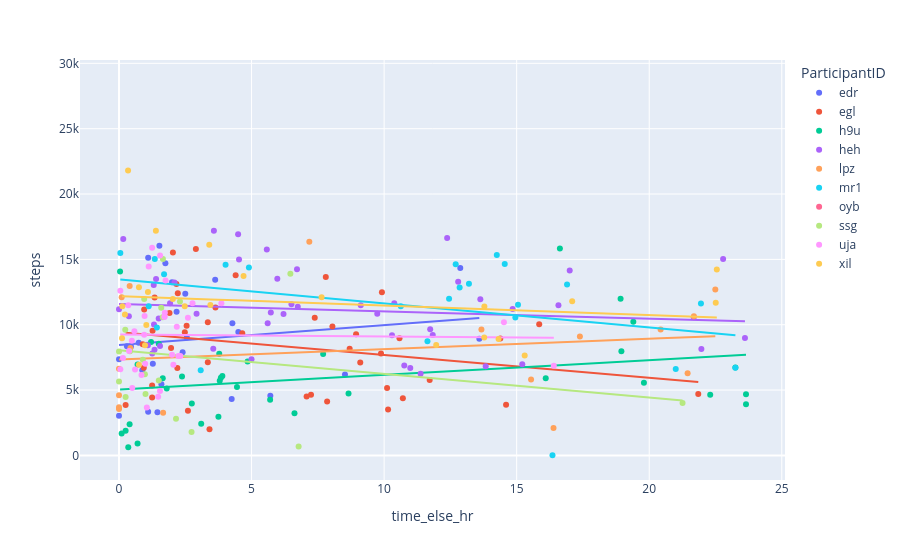

The notebook cell this image was saved under:
### Code cell
# plot steps vs time spent outside by participant
fig = px.scatter(merged, x="time_else_hr", y="steps", color="ParticipantID",
                    trendline="ols")
fig.show()

### Figure 1 — Plotly figure (JSON) as saved in the notebook; plotly's stock layout.template omitted (floating-point values rounded to 4 significant figures)
{"data": [{"hovertemplate": "ParticipantID=edr<br>time_else_hr=%{x}<br>steps=%{y}<extra></extra>", "legendgroup": "edr", "marker": {"color": "#636efa", "symbol": "circle"}, "mode": "markers", "name": "edr", "orientation": "v", "showlegend": true, "type": "scatter", "x": [1.75, 4.25, 0, 3.627, 12.87, 4.277, 2.172, 0.8783, 2, 1.524, 1.276, 2.4, 0, 1.45, 1.1, 2.5, 1.6, 4.501, 0.3, null, 13.59, 2.558, 0.7417, 5.709, 0.45, 8.524, 1.1], "xaxis": "x", "y": [14713, 4316, 3034, 13436, 14334, 10117, 10986, 6519, 13250, 16044, 7005, 7887, 7356, 3302, 3347, 12364, 5442, 9445, 8354, 20066, 8921, 9021, 8628, 4574, 8336, 6185, 15122], "yaxis": "y"}, {"hovertemplate": "<b>OLS trendline</b><br>steps = 151.737 * time_else_hr + 8450.92<br>R<sup>2</sup>=0.019110<br><br>ParticipantID=edr<br>time_else_hr=%{x}<br>steps=%{y} <b>(trend)</b><extra></extra>", "legendgroup": "edr", "marker": {"color": "#636efa", "symbol": "circle"}, "mode": "lines", "name": "edr", "showlegend": false, "type": "scatter", "x": [0, 0, 0.3, 0.45, 0.7417, 0.8783, 1.1, 1.1, 1.276, 1.45, 1.524, 1.6, 1.75, 2, 2.172, 2.4, 2.5, 2.558, 3.627, 4.25, 4.277, 4.501, 5.709, 8.524, 12.87, 13.59], "xaxis": "x", "y": [8451.0, 8451.0, 8496.0, 8519.0, 8563.0, 8584.0, 8618.0, 8618.0, 8645.0, 8671.0, 8682.0, 8694.0, 8716.0, 8754.0, 8781.0, 8815.0, 8830.0, 8839.0, 9001.0, 9096.0, 9100.0, 9134.0, 9317.0, 9744.0, 10400.0, 10510.0], "yaxis": "y"}, {"hovertemplate": "ParticipantID=egl<br>time_else_hr=%{x}<br>steps=%{y}<extra></extra>", "legendgroup": "egl", "marker": {"color": "#EF553B", "symbol": "circle"}, "mode": "markers", "name": "egl", "orientation": "v", "showlegend": true, "type": "scatter", "x": [3.638, 4.65, 8.05, 2.55, 0.25, 0.9358, 1.964, 0.95, 2.034, 2.166, 2.484, 2.2, 9.1, 3.35, 7.8, 1.267, 7.383, 15.85, 1.344, 1.906, 0.8942, 4.4, 2.9, 3.413, 7.243, 1.25, 10.71, 8.943, 8.7, 14.6, 1.25, 11.72, 10.11, 7.85, 3.35, 7.076, 10.58, 14.38, 9.918, 21.85, 10.15, 9.883, 2.6, 2.217], "xaxis": "x", "y": [11326, 9350, 9857, 9916, 3866, 6714, 8228, 11159, 15519, 13115, 9416, 6688, 7109, 10182, 13661, 9544, 10532, 10043, 12084, 10900, 8502, 13779, 15788, 2000, 4650, 4433, 4372, 9265, 8161, 3878, 5354, 5770, 5151, 4117, 7132, 4499, 8967, 8945, 12494, 4691, 3520, 7796, 3424, 12402], "yaxis": "y"}, {"hovertemplate": "<b>OLS trendline</b><br>steps = -174.382 * time_else_hr + 9424.09<br>R<sup>2</sup>=0.059493<br><br>ParticipantID=egl<br>time_else_hr=%{x}<br>steps=%{y} <b>(trend)</b><extra></extra>", "legendgroup": "egl", "marker": {"color": "#EF553B", "symbol": "circle"}, "mode": "lines", "name": "egl", "showlegend": false, "type": "scatter", "x": [0.25, 0.8942, 0.9358, 0.95, 1.25, 1.25, 1.267, 1.344, 1.906, 1.964, 2.034, 2.166, 2.2, 2.217, 2.484, 2.55, 2.6, 2.9, 3.35, 3.35, 3.413, 3.638, 4.4, 4.65, 7.076, 7.243, 7.383, 7.8, 7.85, 8.05, 8.7, 8.943, 9.1, 9.883, 9.918, 10.11, 10.15, 10.58, 10.71, 11.72, 14.38, 14.6, 15.85, 21.85], "xaxis": "x", "y": [9380.0, 9268.0, 9261.0, 9258.0, 9206.0, 9206.0, 9203.0, 9190.0, 9092.0, 9082.0, 9069.0, 9046.0, 9040.0, 9037.0, 8991.0, 8979.0, 8971.0, 8918.0, 8840.0, 8840.0, 8829.0, 8790.0, 8657.0, 8613.0, 8190.0, 8161.0, 8137.0, 8064.0, 8055.0, 8020.0, 7907.0, 7865.0, 7837.0, 7701.0, 7695.0, 7661.0, 7654.0, 7579.0, 7557.0, 7381.0, 6916.0, 6878.0, 6660.0, 5614.0], "yaxis": "y"}, {"hovertemplate": "ParticipantID=h9u<br>time_else_hr=%{x}<br>steps=%{y}<extra></extra>", "legendgroup": "h9u", "marker": {"color": "#00cc96", "symbol": "circle"}, "mode": "markers", "name": "h9u", "orientation": "v", "showlegend": true, "type": "scatter", "x": [23.25, 23.65, null, 18.95, 19.4, 16.63, 18.92, 3.781, 0.4, 6.619, null, null, null, null, null, null, 2.377, 2.746, null, 22.3, 23.65, null, null, null, 19.8, 16.1, null, null, null, null, 0.25, null, 0.3497, 0.7003, 3.101, 5.7, 3.899, 3.75, 0.1, 4.45, 1.5, 1.8, 7.7, 4.85, null, 0.7, null, 1.65, 8.657, 3.8, 3.843, null, null, null, null, null, 0.04056, 1.209], "xaxis": "x", "y": [6735, 3916, 5694, 7975, 10233, 15826, 11985, 7786, 2386, 3230, 8216, 4954, 9077, 17834, 13358, 15389, 6034, 3968, 6764, 4647, 4677, 18103, 12684, 13368, 5553, 5908, 2447, 2697, 2941, 2854, 1889, 2481, 620, 6957, 2431, 4260, 6082, 2968, 1676, 5226, 8543, 5117, 7769, 7178, 1109, 908, 4572, 5909, 4739, 5711, 5943, 8185, 17123, 10329, 22022, 17018, 14074, 8677], "yaxis": "y"}, {"hovertemplate": "<b>OLS trendline</b><br>steps = 112.326 * time_else_hr + 5041.84<br>R<sup>2</sup>=0.075409<br><br>ParticipantID=h9u<br>time_else_hr=%{x}<br>steps=%{y} <b>(trend)</b><extra></extra>", "legendgroup": "h9u", "marker": {"color": "#00cc96", "symbol": "circle"}, "mode": "lines", "name": "h9u", "showlegend": false, "type": "scatter", "x": [0.04056, 0.1, 0.25, 0.3497, 0.4, 0.7, 0.7003, 1.209, 1.5, 1.65, 1.8, 2.377, 2.746, 3.101, 3.75, 3.781, 3.8, 3.843, 3.899, 4.45, 4.85, 5.7, 6.619, 7.7, 8.657, 16.1, 16.63, 18.92, 18.95, 19.4, 19.8, 22.3, 23.25, 23.65, 23.65], "xaxis": "x", "y": [5046.0, 5053.0, 5070.0, 5081.0, 5087.0, 5120.0, 5121.0, 5178.0, 5210.0, 5227.0, 5244.0, 5309.0, 5350.0, 5390.0, 5463.0, 5466.0, 5469.0, 5473.0, 5480.0, 5542.0, 5587.0, 5682.0, 5785.0, 5907.0, 6014.0, 6850.0, 6910.0, 7167.0, 7170.0, 7221.0, 7266.0, 7547.0, 7653.0, 7698.0, 7698.0], "yaxis": "y"}, {"hovertemplate": "ParticipantID=heh<br>time_else_hr=%{x}<br>steps=%{y}<extra></extra>", "legendgroup": "heh", "marker": {"color": "#ab63fa", "symbol": "circle"}, "mode": "markers", "name": "heh", "orientation": "v", "showlegend": true, "type": "scatter", "x": [12.13, 4.998, 9.119, 11.74, 3.555, 16.58, 1.32, 9.741, 13.83, 11.83, 23.61, 15.21, 4.527, 5.608, 10.3, 13.63, 21.97, 11.38, 0.3725, 5.575, 3.579, 5.972, 10.38, 22.79, 1.253, 6.743, 6.714, 1.31, 1.34, 1.497, 10.76, 2.093, 5.727, 17.0, 12.79, 1.926, 4.492, 0.1606, 1.548, 10.99, 21.68, 2.925, 6.205, 6.505, 1.089, 14.85, 12.38, 1.398, 0, null, null, null, null], "xaxis": "x", "y": [null, 7367, 11498, 9660, 8155, 11486, 10025, 10849, 6829, 9209, 8991, 6981, 14986, 10117, 9194, 11943, 8145, 6257, 10652, 15763, 17186, 13520, 11637, 15021, 7797, 11380, 14247, 13040, 8089, 10482, 6873, 13226, 10933, 14148, 13280, 11648, 16917, 16550, 8377, 6698, 10569, 10847, 10822, 11560, 8423, 11209, 16639, 13490, 11184, 13422, 12980, 15998, 18136], "yaxis": "y"}, {"hovertemplate": "<b>OLS trendline</b><br>steps = -55.8533 * time_else_hr + 11577.8<br>R<sup>2</sup>=0.015407<br><br>ParticipantID=heh<br>time_else_hr=%{x}<br>steps=%{y} <b>(trend)</b><extra></extra>", "legendgroup": "heh", "marker": {"color": "#ab63fa", "symbol": "circle"}, "mode": "lines", "name": "heh", "showlegend": false, "type": "scatter", "x": [0, 0.1606, 0.3725, 1.089, 1.253, 1.31, 1.32, 1.34, 1.398, 1.497, 1.548, 1.926, 2.093, 2.925, 3.555, 3.579, 4.492, 4.527, 4.998, 5.575, 5.608, 5.727, 5.972, 6.205, 6.505, 6.714, 6.743, 9.119, 9.741, 10.3, 10.38, 10.76, 10.99, 11.38, 11.74, 11.83, 12.38, 12.79, 13.63, 13.83, 14.85, 15.21, 16.58, 17.0, 21.68, 21.97, 22.79, 23.61], "xaxis": "x", "y": [11580.0, 11570.0, 11560.0, 11520.0, 11510.0, 11500.0, 11500.0, 11500.0, 11500.0, 11490.0, 11490.0, 11470.0, 11460.0, 11410.0, 11380.0, 11380.0, 11330.0, 11320.0, 11300.0, 11270.0, 11260.0, 11260.0, 11240.0, 11230.0, 11210.0, 11200.0, 11200.0, 11070.0, 11030.0, 11000.0, 11000.0, 10980.0, 10960.0, 10940.0, 10920.0, 10920.0, 10890.0, 10860.0, 10820.0, 10810.0, 10750.0, 10730.0, 10650.0, 10630.0, 10370.0, 10350.0, 10310.0, 10260.0], "yaxis": "y"}, {"hovertemplate": "ParticipantID=lpz<br>time_else_hr=%{x}<br>steps=%{y}<extra></extra>", "legendgroup": "lpz", "marker": {"color": "#FFA15A", "symbol": "circle"}, "mode": "markers", "name": "lpz", "orientation": "v", "showlegend": true, "type": "scatter", "x": [0, null, null, null, null, null, null, null, null, null, null, 0, 0, 0.4019, 21.68, 0.4294, 22.49, 1.664, 15.54, null, 0, 21.45, 17.39, null, null, null, null, null, null, null, 7.179, null, null, null, null, null, null, null, 16.39, 13.67, 20.43, 0.1003, null, null, null, null, null, null], "xaxis": "x", "y": [3687, 12332, 9054, 5787, 15215, 1509, 7525, 2187, 1120, 6049, 2541, 3543, 6626, 12965, 10648, 8218, 12690, 3271, 5817, 5836, 4595, 6296, 9099, 9813, 17618, 3537, 5428, 6926, 28362, 5485, 16355, 945, 6566, 15189, 12425, 12425, 1074, 942, 2095, 9642, 9631, 12094, 4661, 1073, 3221, 16658, 15468, 7129], "yaxis": "y"}, {"hovertemplate": "<b>OLS trendline</b><br>steps = 79.5384 * time_else_hr + 7331.76<br>R<sup>2</sup>=0.034172<br><br>ParticipantID=lpz<br>time_else_hr=%{x}<br>steps=%{y} <b>(trend)</b><extra></extra>", "legendgroup": "lpz", "marker": {"color": "#FFA15A", "symbol": "circle"}, "mode": "lines", "name": "lpz", "showlegend": false, "type": "scatter", "x": [0, 0, 0, 0, 0.1003, 0.4019, 0.4294, 1.664, 7.179, 13.67, 15.54, 16.39, 17.39, 20.43, 21.45, 21.68, 22.49], "xaxis": "x", "y": [7332.0, 7332.0, 7332.0, 7332.0, 7340.0, 7364.0, 7366.0, 7464.0, 7903.0, 8419.0, 8568.0, 8635.0, 8715.0, 8957.0, 9038.0, 9056.0, 9121.0], "yaxis": "y"}, {"hovertemplate": "ParticipantID=mr1<br>time_else_hr=%{x}<br>steps=%{y}<extra></extra>", "legendgroup": "mr1", "marker": {"color": "#19d3f3", "symbol": "circle"}, "mode": "markers", "name": "mr1", "orientation": "v", "showlegend": true, "type": "scatter", "x": [16.9, null, 14.95, 14.55, 21, 4.9, 14.25, 12.85, 21.95, 13.2, 15.05, null, null, null, 11.63, 3.082, 16.35, 12.7, 12.45, 23.25, null, 1.35, 4.02, 10.63, 1.12, 1.43, 1.7, 0.05], "xaxis": "x", "y": [13085, 6737, 10556, 14642, 6610, 14376, 15333, 12853, 11629, 13141, 11521, 19528, 5632, 1222, 8729, 6520, 13, 14624, 11991, 6708, 9927, 15020, 14593, 11416, 11405, 9786, 13855, 15494], "yaxis": "y"}, {"hovertemplate": "<b>OLS trendline</b><br>steps = -184.332 * time_else_hr + 13472.4<br>R<sup>2</sup>=0.125473<br><br>ParticipantID=mr1<br>time_else_hr=%{x}<br>steps=%{y} <b>(trend)</b><extra></extra>", "legendgroup": "mr1", "marker": {"color": "#19d3f3", "symbol": "circle"}, "mode": "lines", "name": "mr1", "showlegend": false, "type": "scatter", "x": [0.05, 1.12, 1.35, 1.43, 1.7, 3.082, 4.02, 4.9, 10.63, 11.63, 12.45, 12.7, 12.85, 13.2, 14.25, 14.55, 14.95, 15.05, 16.35, 16.9, 21, 21.95, 23.25], "xaxis": "x", "y": [13460.0, 13270.0, 13220.0, 13210.0, 13160.0, 12900.0, 12730.0, 12570.0, 11510.0, 11330.0, 11180.0, 11130.0, 11100.0, 11040.0, 10850.0, 10790.0, 10720.0, 10700.0, 10460.0, 10360.0, 9601.0, 9426.0, 9187.0], "yaxis": "y"}, {"hovertemplate": "ParticipantID=oyb<br>time_else_hr=%{x}<br>steps=%{y}<extra></extra>", "legendgroup": "oyb", "marker": {"color": "#FF6692", "symbol": "circle"}, "mode": "markers", "name": "oyb", "orientation": "v", "showlegend": true, "type": "scatter", "x": [null, null, null, null, null, null, null, null, null, null, null, null, null, null, null, null, null, null, null], "xaxis": "x", "y": [17758, 11670, 10115, 9591, 11797, 15345, 14056, 18804, 14186, 5517, 12688, 12560, 14548, 19789, 10911, 7407, 18442, 22949, 13986], "yaxis": "y"}, {"hovertemplate": "ParticipantID=oyb<extra></extra>", "legendgroup": "oyb", "marker": {"color": "#FF6692", "symbol": "circle"}, "mode": "lines", "name": "oyb", "showlegend": false, "type": "scatter", "xaxis": "x", "yaxis": "y"}, {"hovertemplate": "ParticipantID=ssg<br>time_else_hr=%{x}<br>steps=%{y}<extra></extra>", "legendgroup": "ssg", "marker": {"color": "#B6E880", "symbol": "circle"}, "mode": "markers", "name": "ssg", "orientation": "v", "showlegend": true, "type": "scatter", "x": [21.26, 2.15, 2.3, 1.593, 1.657, 0, 2.737, 0.4133, 0.95, 0.2364, 6.464, null, null, 1, 0, 0.25, 0.9003, 1.5, 6.775, null, null, null, null, null, 1.65, 0.9764], "xaxis": "x", "y": [4003, 2797, 11783, 11299, 15031, 7950, 1783, 7967, 11975, 9622, 13907, 14976, 2733, 4699, 5654, 4474, 7323, 5741, 690, 6958, 7610, 7424, 8960, 3382, 10567, 6204], "yaxis": "y"}, {"hovertemplate": "<b>OLS trendline</b><br>steps = -180.843 * time_else_hr + 8053.62<br>R<sup>2</sup>=0.045731<br><br>ParticipantID=ssg<br>time_else_hr=%{x}<br>steps=%{y} <b>(trend)</b><extra></extra>", "legendgroup": "ssg", "marker": {"color": "#B6E880", "symbol": "circle"}, "mode": "lines", "name": "ssg", "showlegend": false, "type": "scatter", "x": [0, 0, 0.2364, 0.25, 0.4133, 0.9003, 0.95, 0.9764, 1, 1.5, 1.593, 1.65, 1.657, 2.15, 2.3, 2.737, 6.464, 6.775, 21.26], "xaxis": "x", "y": [8054.0, 8054.0, 8011.0, 8008.0, 7979.0, 7891.0, 7882.0, 7877.0, 7873.0, 7782.0, 7766.0, 7755.0, 7754.0, 7665.0, 7638.0, 7559.0, 6885.0, 6828.0, 4210.0], "yaxis": "y"}, {"hovertemplate": "ParticipantID=uja<br>time_else_hr=%{x}<br>steps=%{y}<extra></extra>", "legendgroup": "uja", "marker": {"color": "#FF97FF", "symbol": "circle"}, "mode": "markers", "name": "uja", "orientation": "v", "showlegend": true, "type": "scatter", "x": [0.05, 1.476, 2.774, 0.5, 1.546, 1.05, 0.35, 0.95, 2, 2.315, 0.485, 1.55, 0.965, 3.861, 1.25, 2.239, 0.15, 0.85, 1.73, 1.12, 2.18, 14.52, 0.05, 0.5803, 1.72, 0.38, 2.6, 1.713, 0.9869, 2.05, 16.4, 0.6053, 1.758], "xaxis": "x", "y": [6600, 4497, 11651, 5151, 4937, 3673, 11487, 9229, 7695, 7606, 8770, 15296, 10659, 11641, 15891, 7612, 7450, 6161, 10921, 14464, 9845, 10193, 12596, 9498, 10639, 7989, 10542, 10597, 7013, 6931, 6863, 6577, 13384], "yaxis": "y"}, {"hovertemplate": "<b>OLS trendline</b><br>steps = -14.936 * time_else_hr + 9246.81<br>R<sup>2</sup>=0.000292<br><br>ParticipantID=uja<br>time_else_hr=%{x}<br>steps=%{y} <b>(trend)</b><extra></extra>", "legendgroup": "uja", "marker": {"color": "#FF97FF", "symbol": "circle"}, "mode": "lines", "name": "uja", "showlegend": false, "type": "scatter", "x": [0.05, 0.05, 0.15, 0.35, 0.38, 0.485, 0.5, 0.5803, 0.6053, 0.85, 0.95, 0.965, 0.9869, 1.05, 1.12, 1.25, 1.476, 1.546, 1.55, 1.713, 1.72, 1.73, 1.758, 2, 2.05, 2.18, 2.239, 2.315, 2.6, 2.774, 3.861, 14.52, 16.4], "xaxis": "x", "y": [9246.0, 9246.0, 9245.0, 9242.0, 9241.0, 9240.0, 9239.0, 9238.0, 9238.0, 9234.0, 9233.0, 9232.0, 9232.0, 9231.0, 9230.0, 9228.0, 9225.0, 9224.0, 9224.0, 9221.0, 9221.0, 9221.0, 9221.0, 9217.0, 9216.0, 9214.0, 9213.0, 9212.0, 9208.0, 9205.0, 9189.0, 9030.0, 9002.0], "yaxis": "y"}, {"hovertemplate": "ParticipantID=xil<br>time_else_hr=%{x}<br>steps=%{y}<extra></extra>", "legendgroup": "xil", "marker": {"color": "#FECB52", "symbol": "circle"}, "mode": "markers", "name": "xil", "orientation": "v", "showlegend": true, "type": "scatter", "x": [4.698, 0.7531, 13.78, 0.2244, 17.09, 1.031, 3.447, 13.78, 3.405, null, null, 22.55, null, 15.3, 14.32, 0.1139, 1.391, 11.96, 0.7514, 22.51, null, 2.48, 0.1269, 2.031, 1.092, 0.3419, 0.9814, 7.642, null, null, null, null], "xaxis": "x", "y": [13733, 12871, 9016, 10790, 11793, 9986, 11512, 11399, 16118, 16655, 13869, 14217, 5957, 7640, 8917, 8956, 17187, 8444, 6940, 11678, 7247, 11423, 11408, 11966, 12508, 21804, 8437, 12094, 7244, 10764, 10215, 8623], "yaxis": "y"}, {"hovertemplate": "<b>OLS trendline</b><br>steps = -72.27 * time_else_hr + 12188.8<br>R<sup>2</sup>=0.026995<br><br>ParticipantID=xil<br>time_else_hr=%{x}<br>steps=%{y} <b>(trend)</b><extra></extra>", "legendgroup": "xil", "marker": {"color": "#FECB52", "symbol": "circle"}, "mode": "lines", "name": "xil", "showlegend": false, "type": "scatter", "x": [0.1139, 0.1269, 0.2244, 0.3419, 0.7514, 0.7531, 0.9814, 1.031, 1.092, 1.391, 2.031, 2.48, 3.405, 3.447, 4.698, 7.642, 11.96, 13.78, 13.78, 14.32, 15.3, 17.09, 22.51, 22.55], "xaxis": "x", "y": [12180.0, 12180.0, 12170.0, 12160.0, 12130.0, 12130.0, 12120.0, 12110.0, 12110.0, 12090.0, 12040.0, 12010.0, 11940.0, 11940.0, 11850.0, 11640.0, 11320.0, 11190.0, 11190.0, 11150.0, 11080.0, 10950.0, 10560.0, 10560.0], "yaxis": "y"}], "layout": {"legend": {"title": {"text": "ParticipantID"}, "tracegroupgap": 0}, "margin": {"t": 60}, "xaxis": {"anchor": "y", "domain": [0, 1], "title": {"text": "time_else_hr"}}, "yaxis": {"anchor": "x", "domain": [0, 1], "title": {"text": "steps"}}}}
